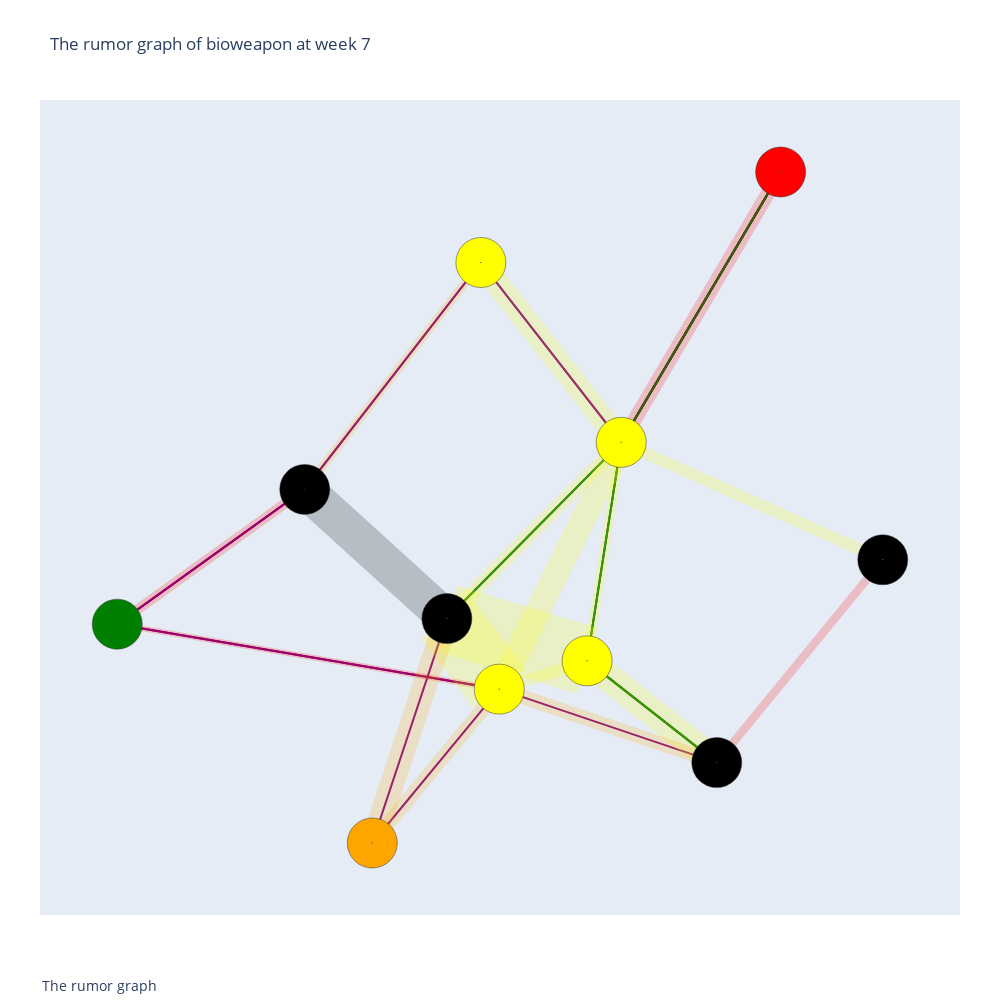

The code cell stored with this chart in its notebook:
### Code cell
rm = 'bioweapon'
wk = 7
fig = plot_rumor(rm, wk, weekly_rumors[rm][wk], act_mapping, centres)
fig

### Figure 1 — Plotly figure (JSON) as saved in the notebook; plotly's stock layout.template omitted (floating-point values rounded to 4 significant figures)
{"data": [{"hoverinfo": "none", "line": {"color": "black", "width": 2}, "mode": "lines", "opacity": 1, "type": "scatter", "x": [0.459, 0.1435, null], "y": [-0.4138, -0.2092, null]}, {"hoverinfo": "none", "line": {"color": "black", "width": 2}, "mode": "lines", "opacity": 1, "type": "scatter", "x": [0.1435, 0.2265, null], "y": [-0.2092, 0.23, null]}, {"hoverinfo": "none", "line": {"color": "black", "width": 2}, "mode": "lines", "opacity": 1, "type": "scatter", "x": [0.2265, 0.6144, null], "y": [0.23, 0.7735, null]}, {"hoverinfo": "text", "marker": {"color": "grey", "opacity": 0}, "mode": "markers", "text": ["", "", ""], "type": "scatter", "x": [0.3012, 0.185, 0.4205], "y": [-0.3115, 0.01039, 0.5017]}, {"hoverinfo": "none", "line": {"color": "purple", "width": 2}, "mode": "lines", "opacity": 1, "type": "scatter", "x": [0.459, -0.07037, null], "y": [-0.4138, -0.2661, null]}, {"hoverinfo": "none", "line": {"color": "purple", "width": 2}, "mode": "lines", "opacity": 1, "type": "scatter", "x": [-0.07037, -1, null], "y": [-0.2661, -0.1355, null]}, {"hoverinfo": "none", "line": {"color": "purple", "width": 2}, "mode": "lines", "opacity": 1, "type": "scatter", "x": [-1, -0.5437, null], "y": [-0.1355, 0.1354, null]}, {"hoverinfo": "none", "line": {"color": "purple", "width": 2}, "mode": "lines", "opacity": 1, "type": "scatter", "x": [-0.5437, -0.115, null], "y": [0.1354, 0.5915, null]}, {"hoverinfo": "none", "line": {"color": "purple", "width": 2}, "mode": "lines", "opacity": 1, "type": "scatter", "x": [-0.115, 0.2265, null], "y": [0.5915, 0.23, null]}, {"hoverinfo": "none", "line": {"color": "purple", "width": 2}, "mode": "lines", "opacity": 1, "type": "scatter", "x": [0.2265, 0.6144, null], "y": [0.23, 0.7735, null]}, {"hoverinfo": "text", "marker": {"color": "grey", "opacity": 0}, "mode": "markers", "text": ["", "", "", "", "", ""], "type": "scatter", "x": [0.1943, -0.5352, -0.7719, -0.3294, 0.05573, 0.4205], "y": [-0.34, -0.2008, -5.096e-05, 0.3635, 0.4108, 0.5017]}, {"hoverinfo": "none", "line": {"color": "green", "width": 2}, "mode": "lines", "opacity": 1, "type": "scatter", "x": [0.459, 0.1435, null], "y": [-0.4138, -0.2092, null]}, {"hoverinfo": "none", "line": {"color": "green", "width": 2}, "mode": "lines", "opacity": 1, "type": "scatter", "x": [0.1435, 0.2265, null], "y": [-0.2092, 0.23, null]}, {"hoverinfo": "none", "line": {"color": "green", "width": 2}, "mode": "lines", "opacity": 1, "type": "scatter", "x": [0.2265, 0.6144, null], "y": [0.23, 0.7735, null]}, {"hoverinfo": "text", "marker": {"color": "grey", "opacity": 0}, "mode": "markers", "text": ["", "", ""], "type": "scatter", "x": [0.3012, 0.185, 0.4205], "y": [-0.3115, 0.01039, 0.5017]}, {"hoverinfo": "none", "line": {"color": "black", "width": 2}, "mode": "lines", "opacity": 1, "type": "scatter", "x": [-0.1978, 0.2265, null], "y": [-0.1242, 0.23, null]}, {"hoverinfo": "none", "line": {"color": "black", "width": 2}, "mode": "lines", "opacity": 1, "type": "scatter", "x": [0.2265, 0.6144, null], "y": [0.23, 0.7735, null]}, {"hoverinfo": "text", "marker": {"color": "grey", "opacity": 0}, "mode": "markers", "text": ["", ""], "type": "scatter", "x": [0.01435, 0.4205], "y": [0.05288, 0.5017]}, {"hoverinfo": "none", "line": {"color": "purple", "width": 2}, "mode": "lines", "opacity": 1, "type": "scatter", "x": [-0.1978, -0.3793, null], "y": [-0.1242, -0.5754, null]}, {"hoverinfo": "none", "line": {"color": "purple", "width": 2}, "mode": "lines", "opacity": 1, "type": "scatter", "x": [-0.3793, -0.07037, null], "y": [-0.5754, -0.2661, null]}, {"hoverinfo": "none", "line": {"color": "purple", "width": 2}, "mode": "lines", "opacity": 1, "type": "scatter", "x": [-0.07037, -1, null], "y": [-0.2661, -0.1355, null]}, {"hoverinfo": "none", "line": {"color": "purple", "width": 2}, "mode": "lines", "opacity": 1, "type": "scatter", "x": [-1, -0.5437, null], "y": [-0.1355, 0.1354, null]}, {"hoverinfo": "none", "line": {"color": "purple", "width": 2}, "mode": "lines", "opacity": 1, "type": "scatter", "x": [-0.5437, -0.115, null], "y": [0.1354, 0.5915, null]}, {"hoverinfo": "none", "line": {"color": "purple", "width": 2}, "mode": "lines", "opacity": 1, "type": "scatter", "x": [-0.115, 0.2265, null], "y": [0.5915, 0.23, null]}, {"hoverinfo": "none", "line": {"color": "purple", "width": 2}, "mode": "lines", "opacity": 1, "type": "scatter", "x": [0.2265, 0.6144, null], "y": [0.23, 0.7735, null]}, {"hoverinfo": "text", "marker": {"color": "grey", "opacity": 0}, "mode": "markers", "text": ["", "", "", "", "", "", ""], "type": "scatter", "x": [-0.2886, -0.2249, -0.5352, -0.7719, -0.3294, 0.05573, 0.4205], "y": [-0.3498, -0.4208, -0.2008, -5.096e-05, 0.3635, 0.4108, 0.5017]}, {"hoverinfo": "none", "line": {"color": "green", "width": 2}, "mode": "lines", "opacity": 1, "type": "scatter", "x": [-0.1978, 0.2265, null], "y": [-0.1242, 0.23, null]}, {"hoverinfo": "none", "line": {"color": "green", "width": 2}, "mode": "lines", "opacity": 1, "type": "scatter", "x": [0.2265, 0.6144, null], "y": [0.23, 0.7735, null]}, {"hoverinfo": "text", "marker": {"color": "grey", "opacity": 0}, "mode": "markers", "text": ["", ""], "type": "scatter", "x": [0.01435, 0.4205], "y": [0.05288, 0.5017]}, {"hoverinfo": "none", "line": {"color": "yellow", "width": 28.09}, "mode": "lines", "opacity": 0.2, "type": "scatter", "x": [0.459, 0.1435, null], "y": [-0.4138, -0.2092, null]}, {"hoverinfo": "none", "line": {"color": "orange", "width": 14.35}, "mode": "lines", "opacity": 0.2, "type": "scatter", "x": [0.459, -0.07037, null], "y": [-0.4138, -0.2661, null]}, {"hoverinfo": "none", "line": {"color": "red", "width": 14.35}, "mode": "lines", "opacity": 0.2, "type": "scatter", "x": [0.459, 0.459, null], "y": [-0.4138, -0.4138, null]}, {"hoverinfo": "none", "line": {"color": "red", "width": 8.259}, "mode": "lines", "opacity": 0.2, "type": "scatter", "x": [0.459, 0.8629, null], "y": [-0.4138, -0.006121, null]}, {"hoverinfo": "none", "line": {"color": "red", "width": 9.953}, "mode": "lines", "opacity": 0.2, "type": "scatter", "x": [-1, -0.5437, null], "y": [-0.1355, 0.1354, null]}, {"hoverinfo": "none", "line": {"color": "red", "width": 5.559}, "mode": "lines", "opacity": 0.2, "type": "scatter", "x": [-1, -0.07037, null], "y": [-0.1355, -0.2661, null]}, {"hoverinfo": "none", "line": {"color": "black", "width": 37.26}, "mode": "lines", "opacity": 0.2, "type": "scatter", "x": [-0.5437, -0.1978, null], "y": [0.1354, -0.1242, null]}, {"hoverinfo": "none", "line": {"color": "orange", "width": 8.567}, "mode": "lines", "opacity": 0.2, "type": "scatter", "x": [-0.5437, -0.115, null], "y": [0.1354, 0.5915, null]}, {"hoverinfo": "none", "line": {"color": "yellow", "width": 9.378}, "mode": "lines", "opacity": 0.2, "type": "scatter", "x": [0.1435, 0.2265, null], "y": [-0.2092, 0.23, null]}, {"hoverinfo": "none", "line": {"color": "yellow", "width": 68.97}, "mode": "lines", "opacity": 0.2, "type": "scatter", "x": [0.1435, -0.1978, null], "y": [-0.2092, -0.1242, null]}, {"hoverinfo": "none", "line": {"color": "yellow", "width": 11.58}, "mode": "lines", "opacity": 0.2, "type": "scatter", "x": [0.1435, -0.07037, null], "y": [-0.2092, -0.2661, null]}, {"hoverinfo": "none", "line": {"color": "yellow", "width": 23.73}, "mode": "lines", "opacity": 0.2, "type": "scatter", "x": [0.2265, -0.115, null], "y": [0.23, 0.5915, null]}, {"hoverinfo": "none", "line": {"color": "red", "width": 14.35}, "mode": "lines", "opacity": 0.2, "type": "scatter", "x": [0.2265, 0.6144, null], "y": [0.23, 0.7735, null]}, {"hoverinfo": "none", "line": {"color": "yellow", "width": 25.11}, "mode": "lines", "opacity": 0.2, "type": "scatter", "x": [0.2265, -0.07037, null], "y": [0.23, -0.2661, null]}, {"hoverinfo": "none", "line": {"color": "yellow", "width": 11.58}, "mode": "lines", "opacity": 0.2, "type": "scatter", "x": [0.2265, 0.8629, null], "y": [0.23, -0.006121, null]}, {"hoverinfo": "none", "line": {"color": "yellow", "width": 14.35}, "mode": "lines", "opacity": 0.2, "type": "scatter", "x": [0.2265, -0.1978, null], "y": [0.23, -0.1242, null]}, {"hoverinfo": "none", "line": {"color": "yellow", "width": 64.77}, "mode": "lines", "opacity": 0.2, "type": "scatter", "x": [-0.07037, -0.1978, null], "y": [-0.2661, -0.1242, null]}, {"hoverinfo": "none", "line": {"color": "yellow", "width": 8.932}, "mode": "lines", "opacity": 0.2, "type": "scatter", "x": [-0.07037, -0.07037, null], "y": [-0.2661, -0.2661, null]}, {"hoverinfo": "none", "line": {"color": "orange", "width": 14.35}, "mode": "lines", "opacity": 0.2, "type": "scatter", "x": [-0.07037, -0.3793, null], "y": [-0.2661, -0.5754, null]}, {"hoverinfo": "none", "line": {"color": "orange", "width": 24.09}, "mode": "lines", "opacity": 0.2, "type": "scatter", "x": [-0.3793, -0.1978, null], "y": [-0.5754, -0.1242, null]}, {"hoverinfo": "text", "marker": {"color": "grey", "opacity": 0}, "mode": "markers", "text": ["'weight': 14.046535722703645<br>'d_suspicious': 0.0<br>'colors': [0.33333333 0.66666667 0.         0.        ]", "'weight': 7.173958319756794<br>'d_suspicious': 1.0<br>'colors': [0. 0. 1. 0.]", "'weight': 7.173958319756794<br>'d_suspicious': 1.0<br>'colors': [0. 0. 0. 1.]", "'weight': 4.129435882033371<br>'d_suspicious': 1.0<br>'colors': [0. 0. 0. 1.]", "'weight': 4.976733742420574<br>'d_suspicious': 1.0<br>'colors': [0. 0. 0. 1.]", "'weight': 2.779509165084355<br>'d_suspicious': 1.0<br>'colors': [0. 0. 0. 1.]", "'weight': 18.631503201374215<br>'d_suspicious': 0.6<br>'colors': [0.4 0.  0.4 0.2]", "'weight': 4.283586561860629<br>'d_suspicious': 1.0<br>'colors': [0. 0. 1. 0.]", "'weight': 4.689051669968793<br>'d_suspicious': 0.0<br>'colors': [0. 1. 0. 0.]", "'weight': 34.48349723766408<br>'d_suspicious': 0.0<br>'colors': [0.4 0.6 0.  0. ]", "'weight': 5.787663958636903<br>'d_suspicious': 0.0<br>'colors': [0. 1. 0. 0.]", "'weight': 11.863009989725587<br>'d_suspicious': 0.5<br>'colors': [0.  0.5 0.5 0. ]", "'weight': 7.173958319756794<br>'d_suspicious': 1.0<br>'colors': [0. 0. 0. 1.]", "'weight': 12.556157170285534<br>'d_suspicious': 0.0<br>'colors': [0. 1. 0. 0.]", "'weight': 5.787663958636903<br>'d_suspicious': 0.0<br>'colors': [0. 1. 0. 0.]", "'weight': 7.173958319756794<br>'d_suspicious': 0.0<br>'colors': [0. 1. 0. 0.]", "'weight': 32.3859025012767<br>'d_suspicious': 0.0<br>'colors': [0.14285714 0.85714286 0.         0.        ]", "'weight': 4.465908118654584<br>'d_suspicious': 0.0<br>'colors': [0. 1. 0. 0.]", "'weight': 7.173958319756794<br>'d_suspicious': 1.0<br>'colors': [0. 0. 1. 0.]", "'weight': 12.045331546519542<br>'d_suspicious': 1.0<br>'colors': [0.  0.  0.5 0.5]"], "type": "scatter", "x": [0.3012, 0.1943, 0.459, 0.661, -0.7719, -0.5352, -0.3708, -0.3294, 0.185, -0.02717, 0.03654, 0.05573, 0.4205, 0.07807, 0.5447, 0.01435, -0.1341, -0.07037, -0.2249, -0.2886], "y": [-0.3115, -0.34, -0.4138, -0.21, -5.096e-05, -0.2008, 0.005573, 0.3635, 0.01039, -0.1667, -0.2377, 0.4108, 0.5017, -0.01805, 0.1119, 0.05288, -0.1952, -0.2661, -0.4208, -0.3498]}, {"hoverinfo": "text", "marker": {"color": ["black", "green", "black", "yellow", "yellow", "yellow", "yellow", "orange", "black", "red", "black"], "line": {"color": "rgb(50,50,50)", "width": 0.5}, "size": 50, "symbol": "circle-dot"}, "mode": "markers", "name": "net", "text": ["'name':SUPER:virus|deadly_virus<br>'df': 40.78125<br>'pop': -2.853678198575083<br>'rt': 1.8125<br>'fav': 3.5625<br>'color': [0.46875 0.21875 0.21875 0.09375]<br>'freq': 32", "'name':briefing<br>'df': 435.0<br>'pop': -3.0123901316022534<br>'rt': 0.3333333333333333<br>'fav': 0.6666666666666666<br>'color': [0.66666667 0.         0.         0.33333333]<br>'freq': 3", "'name':SUPER:you|your<br>'df': 68.6842105263158<br>'pop': -2.2614224191394663<br>'rt': 0.5789473684210527<br>'fav': 1.2105263157894737<br>'color': [0.21052632 0.31578947 0.31578947 0.15789474]<br>'freq': 19", "'name':china<br>'df': 17.876712328767123<br>'pop': -2.4099646028422543<br>'rt': 1.082191780821918<br>'fav': 1.8904109589041096<br>'color': [0.23287671 0.53424658 0.06849315 0.16438356]<br>'freq': 73", "'name':lab<br>'df': 186.42857142857142<br>'pop': -4.042228094262054<br>'rt': 0.14285714285714285<br>'fav': 0.14285714285714285<br>'color': [0.         0.71428571 0.14285714 0.14285714]<br>'freq': 7", "'name':vaccine<br>'df': 186.42857142857142<br>'pop': -2.0707094116151774<br>'rt': 0.14285714285714285<br>'fav': 0.14285714285714285<br>'color': [0.         0.57142857 0.42857143 0.        ]<br>'freq': 7", "'name':SUPER:<<NUM>>_people|<<NUM>>_day|<<NUM>>_case<br>'df': 26.1<br>'pop': -2.562738643878087<br>'rt': 0.88<br>'fav': 1.96<br>'color': [0.14 0.66 0.1  0.1 ]<br>'freq': 50", "'name':pandemic<br>'df': 217.5<br>'pop': -2.493206830953715<br>'rt': 0.3333333333333333<br>'fav': 0.3333333333333333<br>'color': [0.16666667 0.16666667 0.5        0.16666667]<br>'freq': 6", "'name':SUPER:coronavirus|oronavirus<br>'df': 6.46039603960396<br>'pop': -2.059009570729066<br>'rt': 1.099009900990099<br>'fav': 1.5940594059405941<br>'color': [0.23267327 0.49009901 0.15346535 0.12376238]<br>'freq': 202", "'name':bioweapon<br>'df': 1305.0<br>'pop': -3.201252216354915<br>'rt': 1.0<br>'fav': 1.0<br>'color': [0. 0. 0. 1.]<br>'freq': 1", "'name':SUPER:report|document<br>'df': 261.0<br>'pop': -3.1822125986883996<br>'rt': 0.6<br>'fav': 1.8<br>'color': [0.2 0.4 0.2 0.2]<br>'freq': 5"], "type": "scatter", "x": [0.459, -1, -0.5437, 0.1435, 0.2265, -0.115, -0.07037, -0.3793, -0.1978, 0.6144, 0.8629], "y": [-0.4138, -0.1355, 0.1354, -0.2092, 0.23, 0.5915, -0.2661, -0.5754, -0.1242, 0.7735, -0.006121]}], "layout": {"annotations": [{"font": {"size": 14}, "showarrow": false, "text": "The rumor graph", "x": 0, "xanchor": "left", "xref": "paper", "y": -0.1, "yanchor": "bottom", "yref": "paper"}], "autosize": false, "font": {"size": 12}, "height": 1000, "hovermode": "closest", "margin": {"b": 85, "l": 40, "r": 40, "t": 100}, "showlegend": false, "title": {"text": "The rumor graph of bioweapon at week 7"}, "width": 1000, "xaxis": {"showgrid": false, "showline": false, "showticklabels": false, "title": {"text": ""}, "zeroline": false}, "yaxis": {"showgrid": false, "showline": false, "showticklabels": false, "title": {"text": ""}, "zeroline": false}}}
